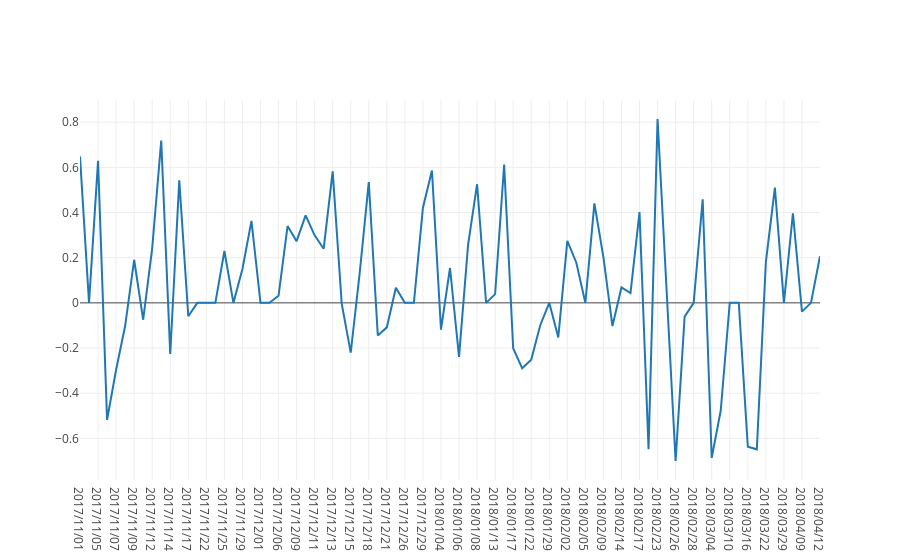

Notebook code for this chart:
### Code cell
plot_1 = Scatter(x = plot_df['tweet_date'], y = plot_df['mean_tweet_vader_score'])
data = Data([plot_1])

iplot(data)

#save CSV
csv_name = tweet_df['tweet_source'][0]

plot_1.to_csv()
#gavin_df.to_csv('first_df_test.csv')
